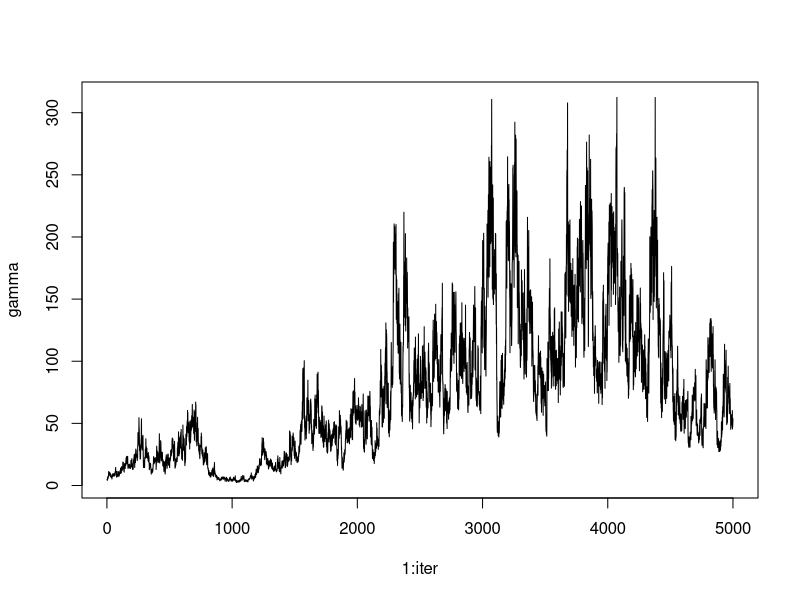
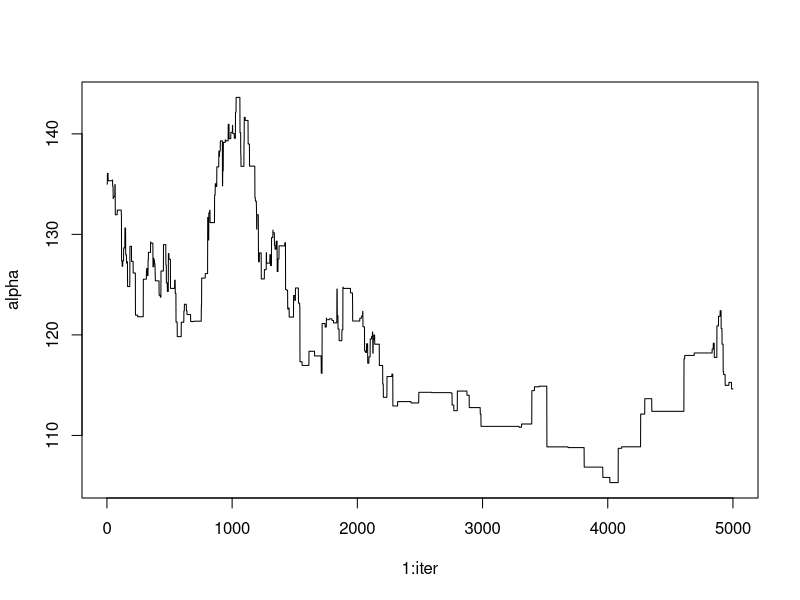
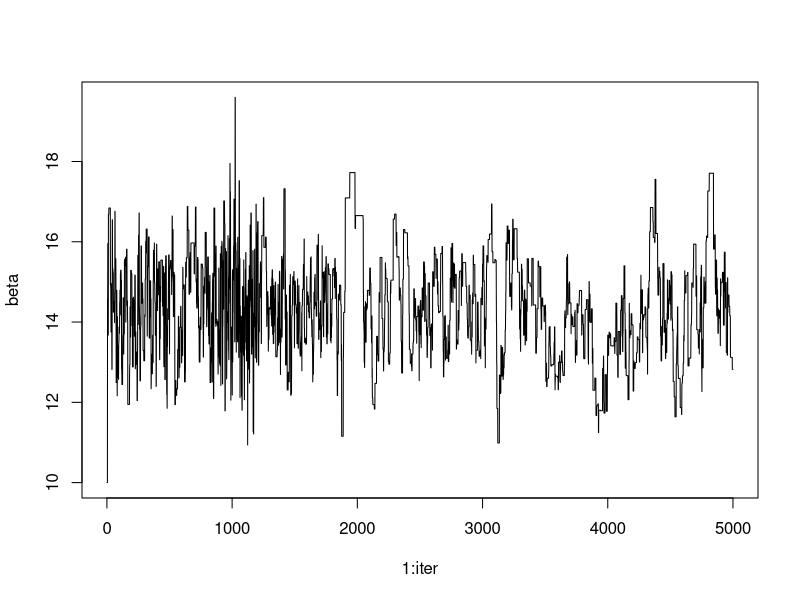

Recreate these plots in R, in order.
### Teste das condicionais analiticas
### para a estimação bayesiana


## Função de verossimilhança

logverwig = function(t,alpha,beta,gamma){
  part1 = length(t)*log(gamma) + length(t)*log(beta) + length(t)*beta*log(alpha)
  part2 = (-beta-1)*sum(log(t))
  part3 = -gamma*alpha^(beta)*sum(t^(-beta))
  
  loglik = part1+part2+part3
  
  return(loglik)
}

## Distribuição a priori gamma

logpriorigamma = function(x,a,b){
  logp = (a-1)*log(x) - b*x
  return(logp)
}

## Log da distribuição condicional de alpha
# 
# logcondalpha = function(x,dados,beta,gamma,a1,b1){
#   valor = (beta*length(dados)+a1-1)*log(x) - gamma*alpha^(beta)*sum(dados^(-beta)) - b1*alpha
#   return(valor[1])
# }

### ----
### Inicio do algoritmo de Gibbs com
### passos de metropolis
### ----

## dados obtidos para os 69 bovinos que sofreram
## o evento de interesse.
dados = c(138,140,141,143,145,146,146,148,
          148,149,149,150,151,151,151,151,152,152,
          153,153,153,155,156,156,157,158,158,159,
          159,159,159,159,159,160,161,161,161,162,
          163,163,163,163,164,164,164,164,165,166,
          166,166,166,167,167,170,170,172,172,173,
          174,176,179,179,180,183,184,185,187,189,
          197)

## iteracao

iter = 5000

alpha = rep(NA,iter)
beta = rep(NA,iter)
gamma = rep(NA,iter)

## Definicao dos chutes iniciais

alpha[1]= 135
beta[1] = 10
gamma[1] = 5

naceitealpha = 0
naceitebeta = 0

## inicio do laco
a_propalpha = 126.5625
b_propalpha = 0.9375

a_propbeta = 100
b_propbeta = 7.142857

for(i in 2:iter){
  
  gamma[i] = rgamma(n=1,shape=length(dados) + 0.1,
                     rate=0.01+((alpha[i-1]^beta[i-1])*sum(dados^(-1*beta[i-1]))))
  
  alphaprop = rgamma(n=1,shape=a_propalpha,rate=b_propalpha)
  
  numalpha= logverwig(t=dados,alpha=alphaprop,beta=beta[i-1],gamma=gamma[i])+logpriorigamma(x=alphaprop,a=0.1,b=0.1)+logpriorigamma(x=alpha[i-1],a=a_propalpha,b=b_propalpha)
  demalpha= logverwig(t=dados,alpha=alpha[i-1],beta=beta[i-1],gamma=gamma[i])+logpriorigamma(x=alpha[i-1],a=0.1,b=0.1)+logpriorigamma(x=alphaprop,a=a_propalpha,b=b_propalpha)
  
  pactalpha = min(1,exp(numalpha-demalpha))
  u1 = runif(1,0,1)
  
  if(pactalpha > u1){
    alpha[i] = alphaprop
    naceitealpha = naceitealpha+1
  } else{
    alpha[i] = alpha[i-1]
  }
  
  betaprop = rgamma(n=1,shape=a_propbeta,rate=b_propbeta)
  
  numbeta= logverwig(t=dados,alpha=alpha[i],beta=betaprop,gamma=gamma[i])+logpriorigamma(x=betaprop,a=0.1,b=0.1)+logpriorigamma(x=beta[i-1],a=a_propbeta,b=b_propbeta)
  dembeta= logverwig(t=dados,alpha=alpha[i],beta=beta[i-1],gamma=gamma[i])+logpriorigamma(x=beta[i-1],a=0.1,b=0.1)+logpriorigamma(x=betaprop,a=a_propbeta,b=b_propbeta)
  
  pactbeta = min(1,exp(numbeta-dembeta))
  u2 = runif(1,0,1)
  
  if(pactbeta > u2){
    beta[i] = betaprop
    naceitebeta = naceitebeta+1
  } else{
    beta[i] = beta[i-1]
  }
  
}

naceitealpha/iter
naceitebeta/iter

plot(1:iter,gamma,type='l')
plot(1:iter,alpha,type='l')
plot(1:iter,beta,type='l')








